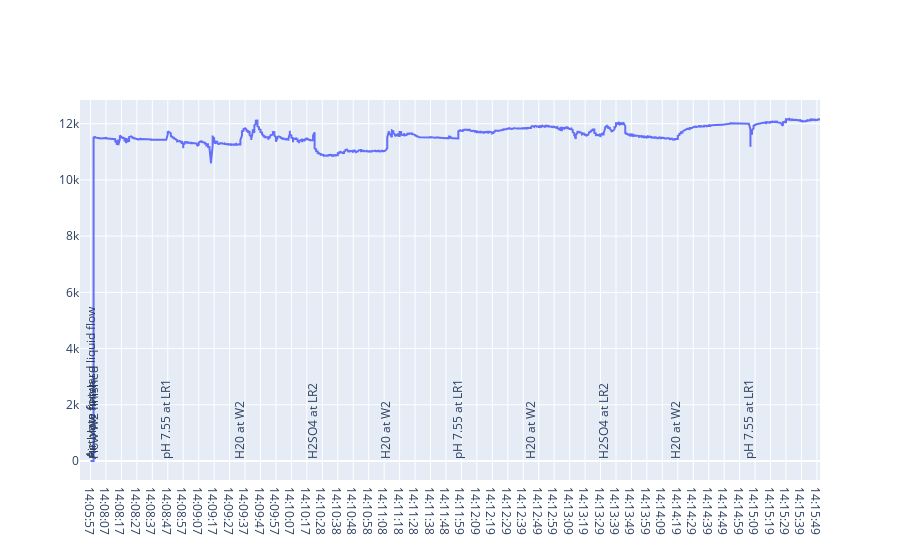

Source (notebook cell):
### Markdown cell above
Результыты от 13 июня. Муар продолжает проявляться. Протокол остановлен не дижидаясь окончания

### Code cell
draw_file('20200613-01-20reads-moire-stopped.log')

### Figure 1 — Plotly figure (JSON) as saved in the notebook; plotly's stock layout.template omitted (floating-point values rounded to 4 significant figures; data arrays with more than 128 entries replaced by an {"elided": "..."} marker saying what was removed)
{"data": [{"type": "scatter", "x": {"elided": "1511 str values"}, "y": {"elided": "1511 mixed values"}}], "layout": {"annotations": [{"align": "center", "showarrow": false, "text": "Activate forward liquid flow", "textangle": -90, "x": "14:05:57", "yanchor": "bottom"}, {"align": "center", "showarrow": false, "text": "Air blow finish", "textangle": -90, "x": "14:06:58", "yanchor": "bottom"}, {"align": "center", "showarrow": false, "text": "Flow W2 finished", "textangle": -90, "x": "14:07:59", "yanchor": "bottom"}, {"align": "center", "showarrow": false, "text": "pH 7.55 at LR1", "textangle": -90, "x": "14:08:46", "yanchor": "bottom"}, {"align": "center", "showarrow": false, "text": "H20 at W2", "textangle": -90, "x": "14:09:34", "yanchor": "bottom"}, {"align": "center", "showarrow": false, "text": "H2SO4 at LR2", "textangle": -90, "x": "14:10:22", "yanchor": "bottom"}, {"align": "center", "showarrow": false, "text": "H20 at W2", "textangle": -90, "x": "14:11:09", "yanchor": "bottom"}, {"align": "center", "showarrow": false, "text": "pH 7.55 at LR1", "textangle": -90, "x": "14:11:57", "yanchor": "bottom"}, {"align": "center", "showarrow": false, "text": "H20 at W2", "textangle": -90, "x": "14:12:44", "yanchor": "bottom"}, {"align": "center", "showarrow": false, "text": "H2SO4 at LR2", "textangle": -90, "x": "14:13:31", "yanchor": "bottom"}, {"align": "center", "showarrow": false, "text": "H20 at W2", "textangle": -90, "x": "14:14:18", "yanchor": "bottom"}, {"align": "center", "showarrow": false, "text": "pH 7.55 at LR1", "textangle": -90, "x": "14:15:05", "yanchor": "bottom"}]}}
